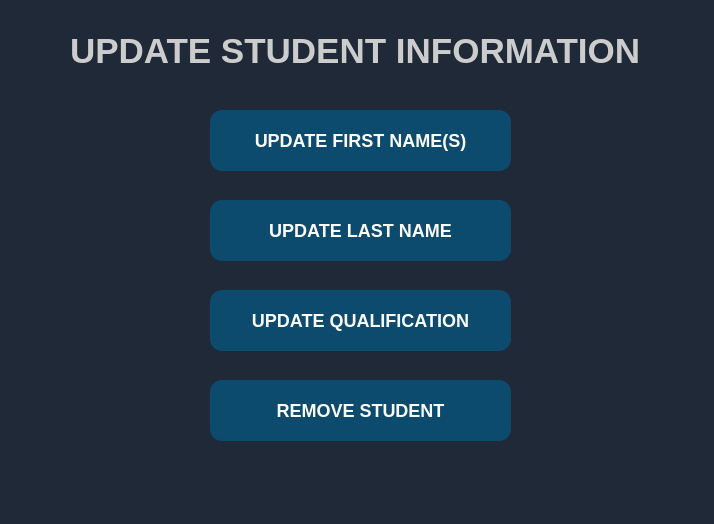
<?xml version="1.0" encoding="UTF-8"?>
<ui version="4.0">
 <class>update_stu_box</class>
 <widget class="QDialog" name="update_stu_box">
  <property name="geometry">
   <rect>
    <x>0</x>
    <y>0</y>
    <width>714</width>
    <height>524</height>
   </rect>
  </property>
  <property name="minimumSize">
   <size>
    <width>714</width>
    <height>524</height>
   </size>
  </property>
  <property name="maximumSize">
   <size>
    <width>714</width>
    <height>524</height>
   </size>
  </property>
  <property name="windowTitle">
   <string>Update student</string>
  </property>
  <property name="styleSheet">
   <string notr="true">QWidget{
	background:#1F2937;
	color:white;
	font-weight:700;
}</string>
  </property>
  <widget class="QLabel" name="label">
   <property name="geometry">
    <rect>
     <x>70</x>
     <y>30</y>
     <width>571</width>
     <height>41</height>
    </rect>
   </property>
   <property name="styleSheet">
    <string notr="true">QLabel{
        font-size:35px;
        font-family:Arial, sans-serif;
  color:#ccc;
}</string>
   </property>
   <property name="text">
    <string>UPDATE STUDENT INFORMATION</string>
   </property>
  </widget>
  <widget class="QPushButton" name="update_f_names_btn">
   <property name="geometry">
    <rect>
     <x>210</x>
     <y>110</y>
     <width>301</width>
     <height>61</height>
    </rect>
   </property>
   <property name="styleSheet">
    <string notr="true">QPushButton{
		font-family:Arial, sans-serif;
		font-size:18px;
        font-weight:800;
        border-radius:12px;
        background:#0C4A6E;
}</string>
   </property>
   <property name="text">
    <string>UPDATE FIRST NAME(S)</string>
   </property>
  </widget>
  <widget class="QPushButton" name="update_l_name_btn">
   <property name="geometry">
    <rect>
     <x>210</x>
     <y>200</y>
     <width>301</width>
     <height>61</height>
    </rect>
   </property>
   <property name="styleSheet">
    <string notr="true">QPushButton{
		font-family:Arial, sans-serif;
		font-size:18px;
        font-weight:800;
        border-radius:12px;
        background:#0C4A6E;
}</string>
   </property>
   <property name="text">
    <string>UPDATE LAST NAME</string>
   </property>
  </widget>
  <widget class="QPushButton" name="update_qual_btn">
   <property name="geometry">
    <rect>
     <x>210</x>
     <y>290</y>
     <width>301</width>
     <height>61</height>
    </rect>
   </property>
   <property name="styleSheet">
    <string notr="true">QPushButton{
		font-family:Arial, sans-serif;
		font-size:18px;
        font-weight:800;
        border-radius:12px;
        background:#0C4A6E;
}</string>
   </property>
   <property name="text">
    <string>UPDATE QUALIFICATION</string>
   </property>
  </widget>
  <widget class="QPushButton" name="remove_stu_btn">
   <property name="geometry">
    <rect>
     <x>210</x>
     <y>380</y>
     <width>301</width>
     <height>61</height>
    </rect>
   </property>
   <property name="styleSheet">
    <string notr="true">QPushButton{
		font-family:Arial, sans-serif;
		font-size:18px;
        font-weight:800;
        border-radius:12px;
        background:#0C4A6E;
}</string>
   </property>
   <property name="text">
    <string>REMOVE STUDENT</string>
   </property>
  </widget>
 </widget>
 <resources/>
 <connections/>
</ui>
